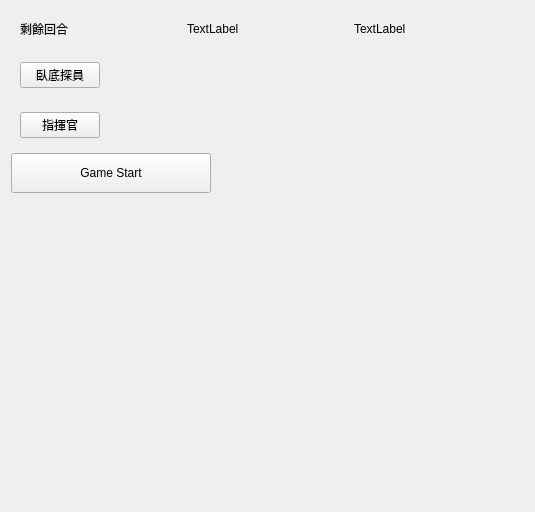
<?xml version="1.0" encoding="UTF-8"?>
<ui version="4.0">
 <class>GameScreen</class>
 <widget class="QWidget" name="GameScreen">
  <property name="geometry">
   <rect>
    <x>0</x>
    <y>0</y>
    <width>535</width>
    <height>512</height>
   </rect>
  </property>
  <property name="minimumSize">
   <size>
    <width>500</width>
    <height>500</height>
   </size>
  </property>
  <property name="windowTitle">
   <string>Form</string>
  </property>
  <layout class="QVBoxLayout" name="verticalLayout">
   <item>
    <widget class="QWidget" name="ScoreBoadWidget" native="true">
     <property name="maximumSize">
      <size>
       <width>16777215</width>
       <height>40</height>
      </size>
     </property>
     <layout class="QHBoxLayout" name="horizontalLayout">
      <item>
       <widget class="QLabel" name="label_round">
        <property name="maximumSize">
         <size>
          <width>16777215</width>
          <height>30</height>
         </size>
        </property>
        <property name="text">
         <string>剩餘回合</string>
        </property>
       </widget>
      </item>
      <item>
       <widget class="QLabel" name="label_redScore">
        <property name="sizePolicy">
         <sizepolicy hsizetype="Preferred" vsizetype="Preferred">
          <horstretch>0</horstretch>
          <verstretch>0</verstretch>
         </sizepolicy>
        </property>
        <property name="maximumSize">
         <size>
          <width>16777215</width>
          <height>20</height>
         </size>
        </property>
        <property name="text">
         <string>TextLabel</string>
        </property>
       </widget>
      </item>
      <item>
       <widget class="QLabel" name="label_blueScore">
        <property name="maximumSize">
         <size>
          <width>16777215</width>
          <height>20</height>
         </size>
        </property>
        <property name="text">
         <string>TextLabel</string>
        </property>
       </widget>
      </item>
     </layout>
    </widget>
   </item>
   <item>
    <layout class="QVBoxLayout" name="verticalLayout_2">
     <property name="sizeConstraint">
      <enum>QLayout::SetMinimumSize</enum>
     </property>
     <item>
      <widget class="QWidget" name="redTeamWidget" native="true">
       <layout class="QHBoxLayout" name="redTeamLayout">
        <item>
         <widget class="QPushButton" name="joinRedButton">
          <property name="maximumSize">
           <size>
            <width>16777215</width>
            <height>40</height>
           </size>
          </property>
          <property name="text">
           <string>臥底探員</string>
          </property>
         </widget>
        </item>
        <item>
         <spacer name="horizontalSpacer">
          <property name="orientation">
           <enum>Qt::Horizontal</enum>
          </property>
          <property name="sizeHint" stdset="0">
           <size>
            <width>40</width>
            <height>20</height>
           </size>
          </property>
         </spacer>
        </item>
        <item>
         <layout class="QVBoxLayout" name="redTeamPlayersLayout"/>
        </item>
       </layout>
      </widget>
     </item>
     <item>
      <widget class="QWidget" name="blueTeamWidget" native="true">
       <layout class="QHBoxLayout" name="blueTeamLayout_">
        <item>
         <widget class="QPushButton" name="joinBlueButton">
          <property name="maximumSize">
           <size>
            <width>16777215</width>
            <height>40</height>
           </size>
          </property>
          <property name="text">
           <string>指揮官</string>
          </property>
         </widget>
        </item>
        <item>
         <spacer name="horizontalSpacer_2">
          <property name="orientation">
           <enum>Qt::Horizontal</enum>
          </property>
          <property name="sizeHint" stdset="0">
           <size>
            <width>40</width>
            <height>20</height>
           </size>
          </property>
         </spacer>
        </item>
        <item>
         <layout class="QVBoxLayout" name="blueTeamPlayersLayout"/>
        </item>
       </layout>
      </widget>
     </item>
    </layout>
   </item>
   <item>
    <widget class="QPushButton" name="gameStartButton">
     <property name="sizePolicy">
      <sizepolicy hsizetype="Expanding" vsizetype="MinimumExpanding">
       <horstretch>0</horstretch>
       <verstretch>0</verstretch>
      </sizepolicy>
     </property>
     <property name="minimumSize">
      <size>
       <width>200</width>
       <height>0</height>
      </size>
     </property>
     <property name="maximumSize">
      <size>
       <width>200</width>
       <height>40</height>
      </size>
     </property>
     <property name="text">
      <string>Game Start</string>
     </property>
    </widget>
   </item>
   <item>
    <spacer name="verticalSpacer">
     <property name="orientation">
      <enum>Qt::Vertical</enum>
     </property>
     <property name="sizeType">
      <enum>QSizePolicy::Expanding</enum>
     </property>
     <property name="sizeHint" stdset="0">
      <size>
       <width>20</width>
       <height>40</height>
      </size>
     </property>
    </spacer>
   </item>
   <item>
    <layout class="QGridLayout" name="gridLayout_cards">
     <property name="horizontalSpacing">
      <number>6</number>
     </property>
    </layout>
   </item>
  </layout>
 </widget>
 <resources/>
 <connections/>
</ui>
